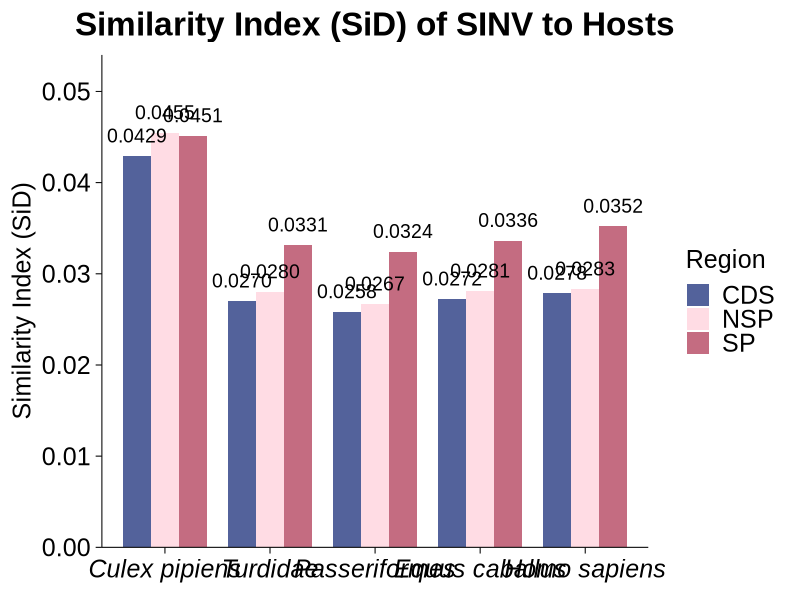

Generate this figure with R:
# =============================================================================
# 07b_sid_figure.R
# Purpose : Summarise mean SiD by host and genomic region, write the summary
#           table, and generate a grouped bar chart of mean SiD between SINV
#           sequences and five host reference profiles.
# Input   : results/tables/SiD/SiD_long.csv
# Output  : results/tables/SiD/SiD_summary.csv
#           results/figures/SiD_barplot.pdf
# Dependencies: here, tidyverse
# Run     : Rscript scripts/07b_sid_figure.R
# =============================================================================

suppressPackageStartupMessages({
  library(here)
  library(tidyverse)
})

set.seed(12345)

# ---------------------------------------------------------------------------
# 1. Read per-sequence SiD
# ---------------------------------------------------------------------------
sid <- read_csv(here("results/tables/SiD/SiD_long.csv"), show_col_types = FALSE)

# ---------------------------------------------------------------------------
# 2. Fixed host order and region order
# ---------------------------------------------------------------------------
host_order <- c("Culex pipiens", "Turdidae", "Passeriformes", "Equus caballus", "Homo sapiens")
region_order <- c("CDS", "NSP", "SP")

# ---------------------------------------------------------------------------
# 3. Summarise mean SiD by Host and Region, write summary table
# ---------------------------------------------------------------------------
sid_summary <- sid %>%
  mutate(
    Host   = factor(Host,   levels = host_order),
    Region = factor(Region, levels = region_order)
  ) %>%
  group_by(Host, Region) %>%
  summarise(mean_SiD = mean(SiD), .groups = "drop")

dir.create(here("results/tables/SiD"), recursive = TRUE, showWarnings = FALSE)
write_csv(sid_summary, here("results/tables/SiD/SiD_summary.csv"))

# ---------------------------------------------------------------------------
# 4. Plot
# ---------------------------------------------------------------------------
PT <- 0.352778

df_long <- sid_summary %>%
  mutate(Label = sprintf("%.4f", mean_SiD))

fill_colors <- c("CDS" = "#53629B", "NSP" = "#FFDCE4", "SP" = "#C46C81")

host_labels <- c(
  "Culex pipiens"     = expression(italic("Culex pipiens")),
  "Turdidae"          = expression(italic("Turdidae")),
  "Passeriformes"     = expression(italic("Passeriformes")),
  "Equus caballus"    = expression(italic("Equus caballus")),
  "Homo sapiens"      = expression(italic("Homo sapiens"))
)

p <- ggplot(df_long, aes(x = Host, y = mean_SiD, fill = Region)) +
  geom_bar(stat = "identity", position = position_dodge(width = 0.8), width = 0.8) +
  geom_text(aes(label = Label, y = mean_SiD + 0.0015), 
            position = position_dodge(width = 0.8), 
            size = 14/2.845, family = "Arial", vjust = 0) +
  scale_fill_manual(values = fill_colors, name = "Region") +
  scale_x_discrete(labels = host_labels) +
  scale_y_continuous(expand = expansion(mult = c(0, 0.15))) +
  labs(
    x = NULL, 
    y = "Similarity Index (SiD)",
    title = "Similarity Index (SiD) of SINV to Hosts"
  ) +
  theme_classic(base_size = 18, base_family = "Arial") +
  theme(
    text = element_text(family = "Arial", size = 18, color = "black"),
    axis.text.x = element_text(family = "Arial", size = 18, color = "black"),
    axis.text.y = element_text(family = "Arial", size = 18, color = "black"),
    axis.title.y = element_text(family = "Arial", size = 18, color = "black"),
    axis.line = element_line(color = "black", linewidth = 1 * PT),
    axis.ticks = element_line(color = "black", linewidth = 1 * PT),
    panel.border = element_blank(),
    panel.grid = element_blank(),
    panel.background = element_blank(),
    plot.title = element_text(family = "Arial", size = 24, face = "bold", hjust = 0.5),
    legend.position = "right",
    legend.title = element_text(size = 18),
    legend.text = element_text(size = 18),
    legend.background = element_blank(),
    legend.box.background = element_blank()
  )

# ---------------------------------------------------------------------------
# 5. Save
# ---------------------------------------------------------------------------
out_dir <- here("results","figures")
dir.create(out_dir, recursive = TRUE, showWarnings = FALSE)

ggsave(here(out_dir, "SiD_barplot.pdf"), p, width = 22, height = 8, device = cairo_pdf)

message("SiD_summary.csv and SiD_barplot.pdf written")
